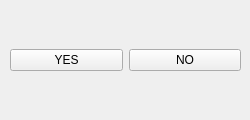
<?xml version="1.0" encoding="UTF-8"?>
<ui version="4.0">
 <class>EXIT</class>
 <widget class="QWidget" name="EXIT">
  <property name="geometry">
   <rect>
    <x>0</x>
    <y>0</y>
    <width>250</width>
    <height>120</height>
   </rect>
  </property>
  <property name="windowTitle">
   <string>Form</string>
  </property>
  <widget class="QWidget" name="horizontalLayoutWidget">
   <property name="geometry">
    <rect>
     <x>10</x>
     <y>20</y>
     <width>231</width>
     <height>80</height>
    </rect>
   </property>
   <layout class="QHBoxLayout" name="horizontalLayout">
    <item>
     <widget class="QPushButton" name="pushButton_YES">
      <property name="text">
       <string>YES</string>
      </property>
     </widget>
    </item>
    <item>
     <widget class="QPushButton" name="pushButton_NO">
      <property name="text">
       <string>NO</string>
      </property>
     </widget>
    </item>
   </layout>
  </widget>
 </widget>
 <resources/>
 <connections/>
</ui>
